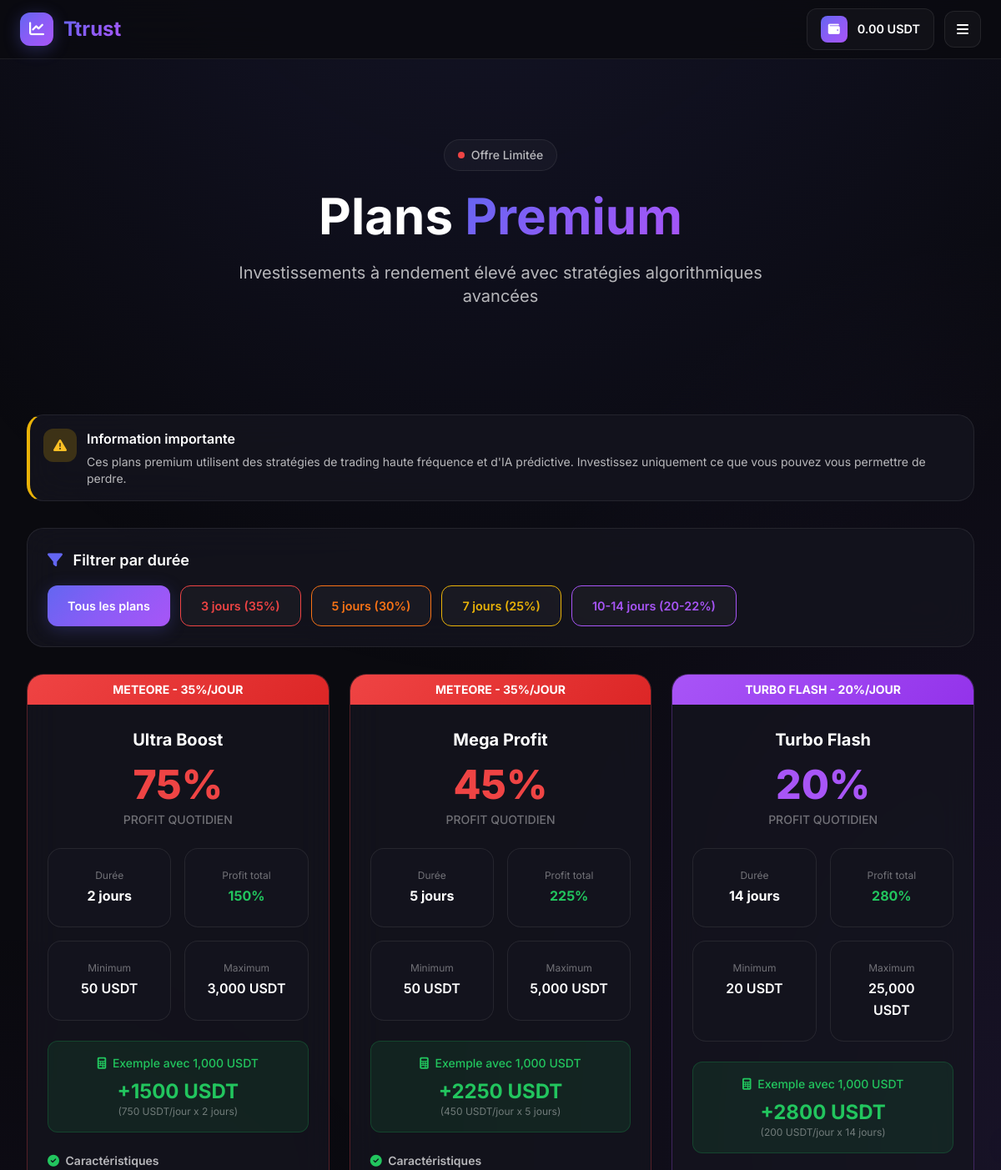
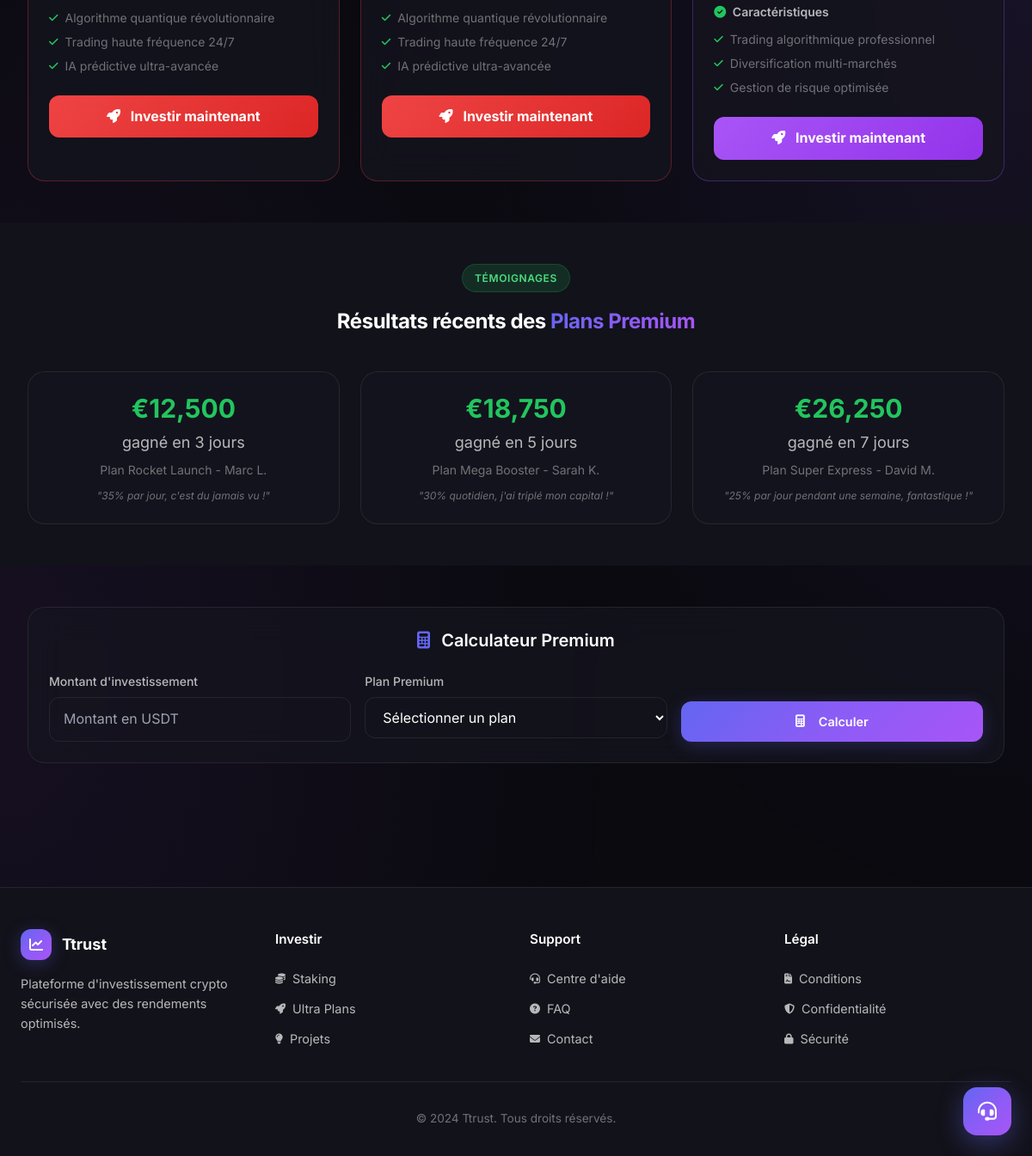
Screenshot of /ultra-plans (signed in) with the database file from the repository (2 pictures, top to bottom).
### tables this page shows
CREATE TABLE roi_plans (
            id INTEGER PRIMARY KEY AUTOINCREMENT,
            name TEXT NOT NULL,
            description TEXT,
            daily_rate REAL NOT NULL,
            duration_days INTEGER NOT NULL,
            min_amount REAL NOT NULL,
            max_amount REAL NOT NULL,
            is_active BOOLEAN DEFAULT 1,
            created_at TIMESTAMP DEFAULT CURRENT_TIMESTAMP
        );

### main.py (the view)
@app.route('/ultra-plans')
@login_required
def ultra_plans():
    conn = get_db_connection()
    ultra_plans = conn.execute('''
        SELECT * FROM roi_plans
        WHERE is_active = 1 AND daily_rate >= 0.20
        ORDER BY daily_rate DESC, duration_days ASC
    ''').fetchall()
    conn.close()
    return render_template('ultra_plans.html', ultra_plans=ultra_plans)

### templates/ultra_plans.html (shortened to what this page needs)
{% extends "base.html" %}
{% block content %}
<div class="relative -mt-8 -mx-4 sm:-mx-6 lg:-mx-8 px-4 sm:px-6 lg:px-8 py-16 lg:py-24 overflow-hidden">
    <div class="absolute inset-0 bg-gradient-to-br from-red-600/20 via-orange-600/10 to-transparent"></div>
    <div class="relative max-w-4xl mx-auto text-center">
        <div class="inline-flex items-center gap-2 px-4 py-2 rounded-full mb-6 animate-fade-in" style="background: var(--glass-bg); border: 1px solid var(--border-subtle);">
            <span class="w-2 h-2 rounded-full animate-pulse" style="background: #ef4444;"></span>
            <span class="text-sm font-medium" style="color: var(--text-secondary);">Offre Limitée</span>
        </div>
        <h1 class="text-4xl sm:text-5xl lg:text-6xl font-bold mb-6 leading-tight animate-fade-in-up">
            Plans <span class="gradient-text">Premium</span>
        </h1>
        <p class="text-lg sm:text-xl mb-8 max-w-2xl mx-auto animate-fade-in-up" style="color: var(--text-secondary); animation-delay: 0.1s;">
            Investissements à rendement élevé avec stratégies algorithmiques avancées
        </p>
    </div>
</div>
<div class="glass-card p-4 mb-8" style="border-left: 4px solid #eab308;">
    <div class="flex items-start gap-3">
        <div class="w-10 h-10 rounded-xl flex items-center justify-center flex-shrink-0" style="background: rgba(234, 179, 8, 0.2);">
            <i class="fas fa-exclamation-triangle" style="color: #fbbf24;"></i>
        </div>
        <div>
            <h4 class="font-semibold mb-1" style="color: var(--text-primary);">Information importante</h4>
            <p class="text-sm" style="color: var(--text-secondary);">
                Ces plans premium utilisent des stratégies de trading haute fréquence et d'IA prédictive.
                Investissez uniquement ce que vous pouvez vous permettre de perdre.
            </p>
        </div>
    </div>
</div>
<div class="glass-card p-6 mb-8">
    <h2 class="text-lg font-semibold mb-4" style="color: var(--text-primary);">
        <i class="fas fa-filter mr-2" style="color: var(--accent-primary);"></i>
        Filtrer par durée
    </h2>
    <div class="flex flex-wrap gap-3">
        <button onclick="filterPlans('all')" class="btn btn-primary filter-btn active">
            Tous les plans
        </button>
        <button onclick="filterPlans('3')" class="btn btn-ghost filter-btn" style="border-color: #ef4444;">
            <span style="color: #ef4444;">3 jours (35%)</span>
        </button>
        <button onclick="filterPlans('5')" class="btn btn-ghost filter-btn" style="border-color: #f97316;">
            <span style="color: #f97316;">5 jours (30%)</span>
        </button>
        <button onclick="filterPlans('7')" class="btn btn-ghost filter-btn" style="border-color: #eab308;">
            <span style="color: #eab308;">7 jours (25%)</span>
        </button>
        <button onclick="filterPlans('10-14')" class="btn btn-ghost filter-btn" style="border-color: #a855f7;">
            <span style="color: #a855f7;">10-14 jours (20-22%)</span>
        </button>
    </div>
</div>
<div class="grid grid-cols-1 md:grid-cols-2 lg:grid-cols-3 gap-6 mb-12" id="ultra-plans-grid">
    {% for plan in ultra_plans %}
    <div class="ultra-plan-card glass-card overflow-hidden relative transition-all duration-300 hover:scale-[1.02]
        {%- if plan.daily_rate >= 0.30 -%}
            hover:shadow-red-500/20
        {%- elif plan.daily_rate >= 0.25 -%}
            hover:shadow-orange-500/20
        {%- else -%}
            hover:shadow-purple-500/20
        {%- endif -%}
        hover:shadow-xl" data-duration="{{ plan.duration_days }}"
        style="{% if plan.daily_rate >= 0.30 %}border-color: rgba(239, 68, 68, 0.3);{% elif plan.daily_rate >= 0.25 %}border-color: rgba(249, 115, 22, 0.3);{% else %}border-color: rgba(168, 85, 247, 0.3);{% endif %}">
        <div class="absolute top-0 left-0 right-0 z-10">
            {% if plan.daily_rate >= 0.35 %}
            <div class="text-center py-2 font-bold text-sm animate-pulse" style="background: linear-gradient(135deg, #ef4444, #dc2626); color: white;">
                METEORE - 35%/JOUR
            </div>
            {% elif plan.daily_rate >= 0.30 %}
            <div class="text-center py-2 font-bold text-sm animate-pulse" style="background: linear-gradient(135deg, #ef4444, #dc2626); color: white;">
                MEGA BOOSTER - 30%/JOUR
            </div>
            {% elif plan.daily_rate >= 0.25 %}
            <div class="text-center py-2 font-bold text-sm" style="background: linear-gradient(135deg, #f97316, #ea580c); color: white;">
                SUPER EXPRESS - 25%/JOUR
            </div>
            {% elif plan.daily_rate >= 0.22 %}
            <div class="text-center py-2 font-bold text-sm" style="background: linear-gradient(135deg, #a855f7, #9333ea); color: white;">
                LIGHTNING PRO - 22%/JOUR
            </div>
            {% elif plan.daily_rate >= 0.20 %}
            <div class="text-center py-2 font-bold text-sm" style="background: linear-gradient(135deg, #a855f7, #9333ea); color: white;">
                TURBO FLASH - 20%/JOUR
            </div>
            {% endif %}
        </div>
        <div class="p-6 pt-16">
            <div class="text-center">
                <h3 class="text-xl font-bold mb-4" style="color: var(--text-primary);">{{ plan.name }}</h3>
                <div class="mb-6">
                    <div class="text-5xl font-extrabold mb-2
                        {%- if plan.daily_rate >= 0.30 -%}" style="color: #ef4444;"
                        {%- elif plan.daily_rate >= 0.25 -%}" style="color: #f97316;"
                        {%- else -%}" style="color: #a855f7;"
                        {%- endif -%}>
                        {{ "%.0f"|format(plan.daily_rate * 100) }}%
                    </div>
                    <div class="text-sm font-medium" style="color: var(--text-muted);">
                        PROFIT QUOTIDIEN
                    </div>
                </div>
                <div class="grid grid-cols-2 gap-4 mb-6">
                    <div class="stat-card text-center">
                        <div class="text-xs mb-1" style="color: var(--text-muted);">Durée</div>
                        <div class="font-bold" style="color: var(--text-primary);">{{ plan.duration_days }} jours</div>
                    </div>
                    <div class="stat-card text-center">
                        <div class="text-xs mb-1" style="color: var(--text-muted);">Profit total</div>
                        <div class="font-bold" style="color: var(--accent-success);">
                            {{ "%.0f"|format(plan.daily_rate * plan.duration_days * 100) }}%
                        </div>
                    </div>
                    <div class="stat-card text-center">
                        <div class="text-xs mb-1" style="color: var(--text-muted);">Minimum</div>
                        <div class="font-semibold" style="color: var(--text-primary);">{{ "%.0f"|format(plan.min_amount) }} USDT</div>
                    </div>
                    <div class="stat-card text-center">
                        <div class="text-xs mb-1" style="color: var(--text-muted);">Maximum</div>
                        <div class="font-semibold" style="color: var(--text-primary);">{{ "{:,.0f}".format(plan.max_amount) }} USDT</div>
                    </div>
                </div>
                <div class="p-4 rounded-xl mb-6" style="background: rgba(34, 197, 94, 0.1); border: 1px solid rgba(34, 197, 94, 0.2);">
                    <div class="text-sm font-medium mb-2" style="color: var(--accent-success);">
                        <i class="fas fa-calculator mr-1"></i> Exemple avec 1,000 USDT
                    </div>
                    <div class="text-2xl font-bold" style="color: var(--accent-success);">
                        +{{ "%.0f"|format(1000 * plan.daily_rate * plan.duration_days) }} USDT
                    </div>
                    <div class="text-xs" style="color: var(--text-muted);">
                        ({{ "%.0f"|format(plan.daily_rate * 1000) }} USDT/jour x {{ plan.duration_days }} jours)
                    </div>
                </div>
                <div class="text-left mb-6">
                    <div class="text-sm font-semibold mb-3" style="color: var(--text-secondary);">
                        <i class="fas fa-check-circle mr-1" style="color: var(--accent-success);"></i> Caractéristiques
                    </div>
                    <ul class="space-y-2 text-sm" style="color: var(--text-muted);">
                        {% if plan.daily_rate >= 0.30 %}
                        <li class="flex items-center gap-2">
                            <i class="fas fa-check text-xs" style="color: var(--accent-success);"></i>
                            Algorithme quantique révolutionnaire
                        </li>
                        <li class="flex items-center gap-2">
                            <i class="fas fa-check text-xs" style="color: var(--accent-success);"></i>
                            Trading haute fréquence 24/7
                        </li>
                        <li class="flex items-center gap-2">
                            <i class="fas fa-check text-xs" style="color: var(--accent-success);"></i>
                            IA prédictive ultra-avancée
                        </li>
                        {% else %}
                        <li class="flex items-center gap-2">
                            <i class="fas fa-check text-xs" style="color: var(--accent-success);"></i>
                            Trading algorithmique professionnel
                        </li>
                        <li class="flex items-center gap-2">
                            <i class="fas fa-check text-xs" style="color: var(--accent-success);"></i>
                            Diversification multi-marchés
                        </li>
                        <li class="flex items-center gap-2">
                            <i class="fas fa-check text-xs" style="color: var(--accent-success);"></i>
                            Gestion de risque optimisée
                        </li>
                        {% endif %}
                    </ul>
                </div>
                <button onclick="showUltraInvestModal({{ plan.id }}, '{{ plan.name }}', {{ plan.min_amount }}, {{ plan.max_amount }}, {{ plan.daily_rate }}, {{ plan.duration_days }})"
                        class="w-full py-3 px-6 font-bold rounded-xl transition-all duration-200 hover:scale-[1.02]
                        {%- if plan.daily_rate >= 0.30 -%}" style="background: linear-gradient(135deg, #ef4444, #dc2626); color: white;"
                        {%- elif plan.daily_rate >= 0.25 -%}" style="background: linear-gradient(135deg, #f97316, #ea580c); color: white;"
                        {%- else -%}" style="background: linear-gradient(135deg, #a855f7, #9333ea); color: white;"
                        {%- endif -%}>
                    <i class="fas fa-rocket mr-2"></i>
                    Investir maintenant
                </button>
            </div>
        </div>
    </div>
    {% endfor %}
</div>
<div class="py-12 -mx-4 sm:-mx-6 lg:-mx-8 px-4 sm:px-6 lg:px-8" style="background: var(--bg-secondary);">
    <div class="max-w-6xl mx-auto">
        <div class="text-center mb-10">
            <span class="badge badge-success mb-4">Témoignages</span>
            <h2 class="section-title text-2xl sm:text-3xl">Résultats récents des <span class="gradient-text">Plans Premium</span></h2>
        </div>
        <div class="grid md:grid-cols-3 gap-6">
            <div class="glass-card p-6 text-center">
                <div class="text-3xl font-bold mb-2" style="color: var(--accent-success);">€12,500</div>
                <div class="text-lg mb-2" style="color: var(--text-secondary);">gagné en 3 jours</div>
                <div class="text-sm" style="color: var(--text-muted);">Plan Rocket Launch - Marc L.</div>
                <div class="text-xs mt-3 italic" style="color: var(--text-muted);">"35% par jour, c'est du jamais vu !"</div>
            </div>
            <div class="glass-card p-6 text-center">
                <div class="text-3xl font-bold mb-2" style="color: var(--accent-success);">€18,750</div>
                <div class="text-lg mb-2" style="color: var(--text-secondary);">gagné en 5 jours</div>
                <div class="text-sm" style="color: var(--text-muted);">Plan Mega Booster - Sarah K.</div>
                <div class="text-xs mt-3 italic" style="color: var(--text-muted);">"30% quotidien, j'ai triplé mon capital !"</div>
            </div>
            <div class="glass-card p-6 text-center">
                <div class="text-3xl font-bold mb-2" style="color: var(--accent-success);">€26,250</div>
                <div class="text-lg mb-2" style="color: var(--text-secondary);">gagné en 7 jours</div>
                <div class="text-sm" style="color: var(--text-muted);">Plan Super Express - David M.</div>
                <div class="text-xs mt-3 italic" style="color: var(--text-muted);">"25% par jour pendant une semaine, fantastique !"</div>
            </div>
        </div>
    </div>
</div>
<div class="py-12">
    <div class="glass-card p-6">
        <h2 class="text-xl font-semibold mb-6 text-center" style="color: var(--text-primary);">
            <i class="fas fa-calculator mr-2" style="color: var(--accent-primary);"></i>
            Calculateur Premium
        </h2>
        <div class="grid grid-cols-1 md:grid-cols-3 gap-4">
            <div>
                <label class="block text-sm font-medium mb-2" style="color: var(--text-secondary);">Montant d'investissement</label>
                <input type="number" id="ultraCalcAmount" class="w-full px-4 py-3 rounded-xl" style="background: var(--bg-tertiary); border: 1px solid var(--border-subtle); color: var(--text-primary);" placeholder="Montant en USDT" min="50" step="50">
            </div>
            <div>
                <label class="block text-sm font-medium mb-2" style="color: var(--text-secondary);">Plan Premium</label>
                <select id="ultraCalcPlan" class="w-full px-4 py-3 rounded-xl" style="background: var(--bg-tertiary); border: 1px solid var(--border-subtle); color: var(--text-primary);">
                    <option value="">Sélectionner un plan</option>
                </select>
            </div>
            <div class="flex items-end">
                <button onclick="calculateUltraProfits()" class="btn btn-primary w-full py-3">
                    <i class="fas fa-calculator mr-2"></i>
                    Calculer
                </button>
            </div>
        </div>
    </div>
</div>
{% endblock %}

### rows the page displays
roi_plans: shows "METEORE - 35%/JOUR", name "Ultra Boost", plan.daily_rate*100 "75", duration_days "2", plan.daily_rate*plan.duration_days*100 "150", min_amount "50", max_amount "3,000", 1000*plan.daily_rate*plan.duration_days "1500", plan.daily_rate*1000 "750", shows "Algorithme quantique révolutionnaire"
roi_plans: shows "METEORE - 35%/JOUR", name "Mega Profit", plan.daily_rate*100 "45", duration_days "5", plan.daily_rate*plan.duration_days*100 "225", min_amount "50", max_amount "5,000", 1000*plan.daily_rate*plan.duration_days "2250", plan.daily_rate*1000 "450", shows "Algorithme quantique révolutionnaire"
roi_plans: shows "TURBO FLASH - 20%/JOUR", name "Turbo Flash", plan.daily_rate*100 "20", duration_days "14", plan.daily_rate*plan.duration_days*100 "280", min_amount "20", max_amount "25,000", 1000*plan.daily_rate*plan.duration_days "2800", plan.daily_rate*1000 "200", shows "Trading algorithmique professionnel"
